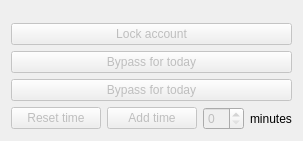
<?xml version="1.0" encoding="UTF-8"?>
<ui version="4.0">
 <class>Form</class>
 <widget class="QWidget" name="Form">
  <property name="geometry">
   <rect>
    <x>0</x>
    <y>0</y>
    <width>303</width>
    <height>141</height>
   </rect>
  </property>
  <property name="windowTitle">
   <string>Form</string>
  </property>
  <layout class="QVBoxLayout" name="verticalLayout">
   <item>
    <spacer name="verticalSpacer">
     <property name="orientation">
      <enum>Qt::Vertical</enum>
     </property>
     <property name="sizeHint" stdset="0">
      <size>
       <width>20</width>
       <height>40</height>
      </size>
     </property>
    </spacer>
   </item>
   <item>
    <widget class="QPushButton" name="btnLockAccount">
     <property name="enabled">
      <bool>false</bool>
     </property>
     <property name="text">
      <string>Lock account</string>
     </property>
    </widget>
   </item>
   <item>
    <widget class="QPushButton" name="btnLimitBypass">
     <property name="enabled">
      <bool>false</bool>
     </property>
     <property name="text">
      <string>Bypass for today</string>
     </property>
    </widget>
   </item>
   <item>
    <widget class="QPushButton" name="btnAccBypass">
     <property name="enabled">
      <bool>false</bool>
     </property>
     <property name="text">
      <string>Bypass for today</string>
     </property>
    </widget>
   </item>
   <item>
    <layout class="QHBoxLayout" name="horizontalLayout_1">
     <item>
      <widget class="QPushButton" name="btnResetTime">
       <property name="enabled">
        <bool>false</bool>
       </property>
       <property name="sizePolicy">
        <sizepolicy hsizetype="Expanding" vsizetype="Fixed">
         <horstretch>0</horstretch>
         <verstretch>0</verstretch>
        </sizepolicy>
       </property>
       <property name="text">
        <string>Reset time</string>
       </property>
      </widget>
     </item>
     <item>
      <widget class="QPushButton" name="btnAddTime">
       <property name="enabled">
        <bool>false</bool>
       </property>
       <property name="sizePolicy">
        <sizepolicy hsizetype="Expanding" vsizetype="Fixed">
         <horstretch>0</horstretch>
         <verstretch>0</verstretch>
        </sizepolicy>
       </property>
       <property name="text">
        <string>Add time</string>
       </property>
      </widget>
     </item>
     <item>
      <layout class="QHBoxLayout" name="horizontalLayout_2">
       <property name="sizeConstraint">
        <enum>QLayout::SetDefaultConstraint</enum>
       </property>
       <item>
        <widget class="QSpinBox" name="sbAddTime">
         <property name="enabled">
          <bool>false</bool>
         </property>
        </widget>
       </item>
       <item>
        <widget class="QLabel" name="lbAddTime">
         <property name="sizePolicy">
          <sizepolicy hsizetype="Minimum" vsizetype="Preferred">
           <horstretch>0</horstretch>
           <verstretch>0</verstretch>
          </sizepolicy>
         </property>
         <property name="layoutDirection">
          <enum>Qt::RightToLeft</enum>
         </property>
         <property name="text">
          <string>minutes</string>
         </property>
        </widget>
       </item>
      </layout>
     </item>
    </layout>
   </item>
  </layout>
 </widget>
 <resources/>
 <connections/>
</ui>
